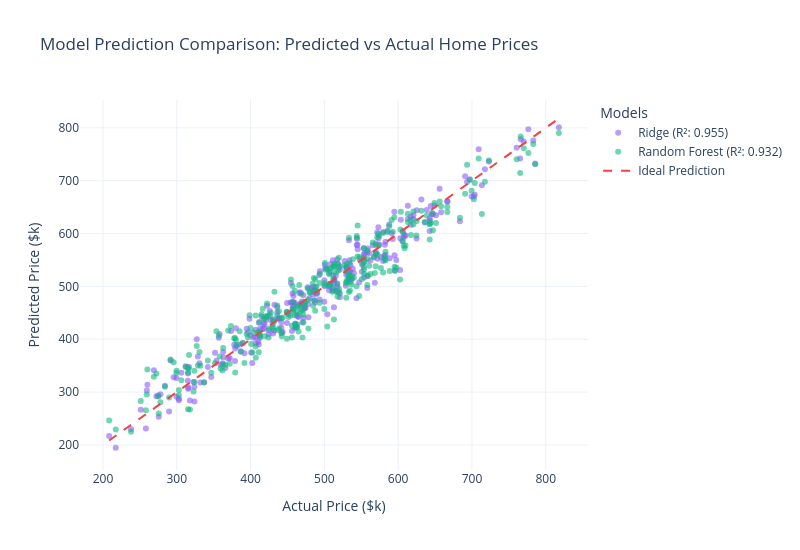

Notebook cell for this chart:
### Markdown cell above
## Predictions Analysis with Plotly

We build an interactive Plotly scatter plot comparing predicted prices versus actual prices for both models, including a diagonal reference line marking perfect prediction.

### Code cell
import plotly.graph_objects as go

fig = go.Figure()

# Ridge scatter
fig.add_trace(go.Scatter(
    x=y_test / 1000,
    y=y_pred_ridge / 1000,
    mode='markers',
    name=f'Ridge (R²: {r2_ridge:.3f})',
    marker=dict(color='#8B5CF6', opacity=0.6, size=6)
))

# Random Forest scatter
fig.add_trace(go.Scatter(
    x=y_test / 1000,
    y=y_pred_rf / 1000,
    mode='markers',
    name=f'Random Forest (R²: {r2_rf:.3f})',
    marker=dict(color='#10B981', opacity=0.6, size=6)
))

# Perfect correlation diagonal line
min_val = min(y_test.min(), y_pred_rf.min()) / 1000
max_val = max(y_test.max(), y_pred_rf.max()) / 1000
fig.add_trace(go.Scatter(
    x=[min_val, max_val],
    y=[min_val, max_val],
    mode='lines',
    name='Ideal Prediction',
    line=dict(color='#EF4444', dash='dash', width=2)
))

fig.update_layout(
    title='Model Prediction Comparison: Predicted vs Actual Home Prices',
    xaxis_title='Actual Price ($k)',
    yaxis_title='Predicted Price ($k)',
    legend_title='Models',
    template='plotly_white',
    width=800,
    height=550
)

fig.show()

### Figure 1 — Plotly figure (JSON) as saved in the notebook; plotly's stock layout.template omitted (floating-point values rounded to 4 significant figures; data arrays with more than 128 entries replaced by an {"elided": "..."} marker saying what was removed)
{"data": [{"marker": {"color": "#8B5CF6", "opacity": 0.6, "size": 6}, "mode": "markers", "name": "Ridge (R²: 0.955)", "x": {"elided": "300 float values"}, "y": {"elided": "300 float values"}, "type": "scatter"}, {"marker": {"color": "#10B981", "opacity": 0.6, "size": 6}, "mode": "markers", "name": "Random Forest (R²: 0.932)", "x": {"elided": "300 float values"}, "y": {"elided": "300 float values"}, "type": "scatter"}, {"line": {"color": "#EF4444", "dash": "dash", "width": 2}, "mode": "lines", "name": "Ideal Prediction", "x": [208.4, 817.7], "y": [208.4, 817.7], "type": "scatter"}], "layout": {"title": {"text": "Model Prediction Comparison: Predicted vs Actual Home Prices"}, "xaxis": {"title": {"text": "Actual Price ($k)"}}, "yaxis": {"title": {"text": "Predicted Price ($k)"}}, "legend": {"title": {"text": "Models"}}, "width": 800, "height": 550}}
